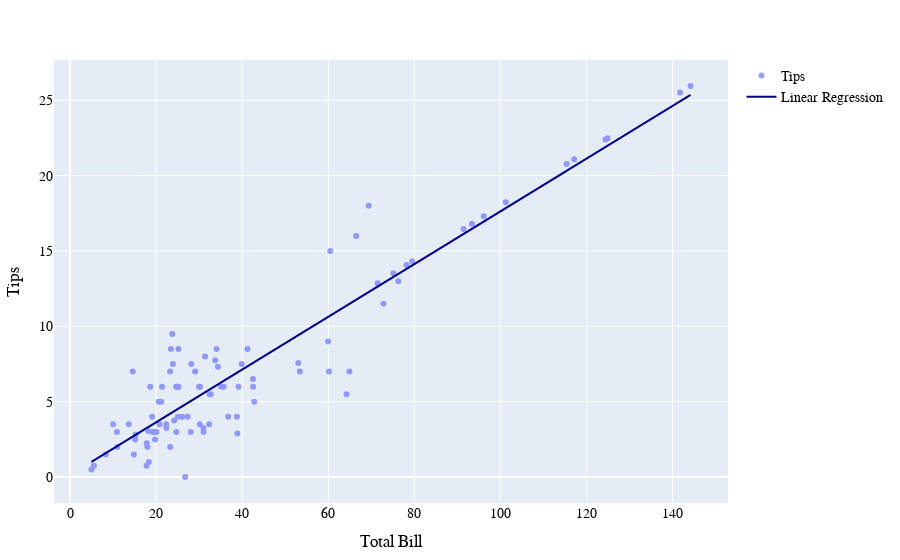

The code cell stored with this chart in its notebook:
### Markdown cell above
This section will plot a trend line with scatter and GLM. 
We will pull data from the **R** language dataset repository with **CSV.jl**, **Downloads.jl**, and **DataFrames.jl**.
In **PlotlyJS** the plots are made up of building blocks, traces. A `scatter_trace` and `regression_trace` are defined with the **PlotlyJS** `scatter` method. 
Note that the `x` and `y` are set to `Symbol` variables which are two feature names of the data set, `tips`.

The linear regression model is made with **GLM**'s `lm` method and its macro, `@formula`. 
The resulting model can be used to construct a line plot.
To finish, one can define a layout with **PlotlyJS**'s `Layout` struct. **DataFrames**'s `insertcols!` is used to add the linear regression predicted values.

The plot is plotted with **PlotlyJS**'s `plot` method.

### Code cell
# Import Packages:
using CSV, Downloads, DataFrames, PlotlyJS, GLM

function plot_linear_regression_glm_tips()
    tips = DataFrame(CSV.File(Downloads.download("https://git.io/J6x4j")))
    
    scatter_trace = scatter(tips; x=:bill, y=:tip, mode="markers", opacity=0.65, name="Tips")    
    
    linear_model = lm(@formula(tip ~ bill), tips)
    insertcols!(tips, :lr_tips => GLM.predict(linear_model, tips))

    regression_trace = scatter(tips; x=:bill, y=:lr_tips, 
                               mode = "lines", line_color = "darkblue", name="Linear Regression")
    
    layout = Layout(xaxis_title="Total Bill", yaxis_title="Tips",
                    font=attr(family="Times New Roman", size=14,color="Black"))
    
    plot([scatter_trace,regression_trace], layout)
end

plot_linear_regression_glm_tips()

### Figure 1 — Plotly figure (JSON) as saved in the notebook; plotly's stock layout.template omitted (floating-point values rounded to 4 significant figures)
{"data": [{"mode": "markers", "name": "Tips", "opacity": 0.65, "type": "scatter", "x": [17.99, 26.05, 79.49, 32.69, 29.97, 23.91, 18.18, 41.23, 25.19, 19.22, 20.6, 30.15, 31.03, 124.4, 69.4, 23.45, 19.75, 39.88, 21.19, 17.83, 91.43, 78.18, 53.04, 26.75, 15.23, 28.05, 10.99, 71.47, 24.71, 66.48, 53.39, 38.88, 60.17, 124.9, 24.82, 35.71, 75.12, 8.31, 14.57, 20.07, 64.25, 22.38, 30.21, 23.27, 22.36, 18.65, 32.33, 34.35, 23.78, 19.68, 20.82, 96.11, 15.14, 36.77, 59.97, 27.33, 30.99, 35.12, 117.2, 144.2, 21.37, 32.45, 25.05, 42.51, 10.91, 33.72, 25.21, 19.08, 141.8, 93.37, 101.3, 42.81, 4.98, 28.17, 5.55, 60.47, 24.67, 17.77, 13.67, 23.25, 31.38, 42.55, 39.13, 38.77, 10, 72.84, 29.07, 14.83, 18.31, 64.93, 25.04, 76.27, 24.21, 34.05, 115.4], "y": [2, 4, 14.31, 5.5, 6, 7.5, 3.06, 8.5, 8.5, 3, 5, 3.5, 3, 22.4, 18, 8.5, 2.5, 7.5, 5, 2.25, 16.46, 14.07, 7.57, 0, 2.81, 3, 2, 12.86, 3, 16, 7, 2.9, 7, 22.48, 6, 6, 13.52, 1.5, 7, 3, 5.5, 3.25, 6, 2, 3.5, 6, 3.5, 7.32, 9.5, 3, 3.5, 17.3, 2.5, 4, 9, 4, 3.25, 6, 21.09, 25.95, 6, 5.5, 4, 6.5, 3, 7.75, 6, 4, 25.52, 16.81, 18.23, 5, 0.5, 7.5, 0.75, 15, 6, 0.75, 3.5, 7, 8, 6, 6, 4, 3.5, 11.5, 7, 1.5, 1, 7, 6, 13, 3.75, 8.5, 20.77]}, {"line": {"color": "darkblue"}, "mode": "lines", "name": "Linear Regression", "type": "scatter", "x": [17.99, 26.05, 79.49, 32.69, 29.97, 23.91, 18.18, 41.23, 25.19, 19.22, 20.6, 30.15, 31.03, 124.4, 69.4, 23.45, 19.75, 39.88, 21.19, 17.83, 91.43, 78.18, 53.04, 26.75, 15.23, 28.05, 10.99, 71.47, 24.71, 66.48, 53.39, 38.88, 60.17, 124.9, 24.82, 35.71, 75.12, 8.31, 14.57, 20.07, 64.25, 22.38, 30.21, 23.27, 22.36, 18.65, 32.33, 34.35, 23.78, 19.68, 20.82, 96.11, 15.14, 36.77, 59.97, 27.33, 30.99, 35.12, 117.2, 144.2, 21.37, 32.45, 25.05, 42.51, 10.91, 33.72, 25.21, 19.08, 141.8, 93.37, 101.3, 42.81, 4.98, 28.17, 5.55, 60.47, 24.67, 17.77, 13.67, 23.25, 31.38, 42.55, 39.13, 38.77, 10, 72.84, 29.07, 14.83, 18.31, 64.93, 25.04, 76.27, 24.21, 34.05, 115.4], "y": [3.28, 4.69, 14.04, 5.851, 5.375, 4.315, 3.313, 7.345, 4.539, 3.495, 3.736, 5.407, 5.561, 21.9, 12.27, 4.235, 3.588, 7.109, 3.84, 3.252, 16.12, 13.81, 9.41, 4.812, 2.797, 5.04, 2.056, 12.63, 4.455, 11.76, 9.472, 6.934, 10.66, 21.98, 4.475, 6.379, 13.27, 1.587, 2.682, 3.644, 11.37, 4.048, 5.417, 4.203, 4.044, 3.395, 5.788, 6.141, 4.293, 3.576, 3.775, 16.94, 2.782, 6.565, 10.62, 4.914, 5.554, 6.276, 20.62, 25.35, 3.871, 5.809, 4.515, 7.569, 2.042, 6.031, 4.543, 3.471, 24.93, 16.46, 17.84, 7.621, 1.004, 5.061, 1.104, 10.71, 4.448, 3.242, 2.524, 4.2, 5.622, 7.576, 6.977, 6.914, 1.882, 12.87, 5.218, 2.727, 3.336, 11.49, 4.513, 13.47, 4.368, 6.089, 20.32]}], "layout": {"font": {"color": "Black", "family": "Times New Roman", "size": 14}, "margin": {"b": 50, "l": 50, "r": 50, "t": 60}, "xaxis": {"title": {"text": "Total Bill"}}, "yaxis": {"title": {"text": "Tips"}}}}
